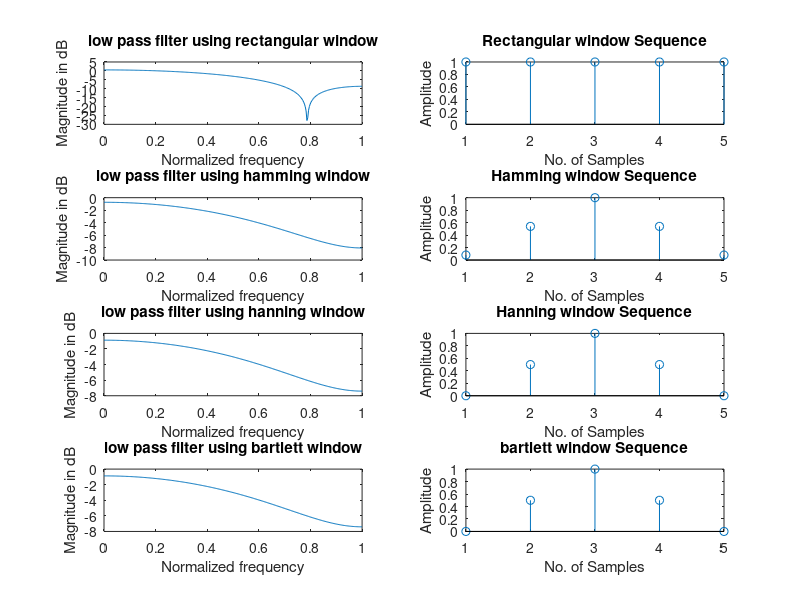

MATLAB code for this plot:
clc;
clear all;
close all;
wc=0.5*pi;

N = input('Enter the value of N=');
alpha = (N-1)/2;
eps = 0.001;
n = 0:1:N-1;
hd = sin(wc*(n-alpha+eps))./(pi*(n-alpha+eps));

wr = boxcar(N);
wh=hamming(N);
wn=hanning(N);
wt=bartlett(N);
hn = hd.*wr';
hn1=hd.*wh';
hn2=hd.*wn';
hn3=hd.*wt';
w = 0:0.01:pi;
h = freqz(hn,1,w);
h1 = freqz(hn1,1,w);
h2 = freqz(hn2,1,w);
h3=freqz(hn3,1,w);
subplot(4,2,1);
plot(w/pi,10*log10(abs(h)));
title('low pass filter using rectangular window');
xlabel('Normalized frequency');
ylabel('Magnitude in dB');
subplot(4,2,2);
stem(wr);
title('Rectangular window Sequence');
xlabel('No. of Samples');
ylabel('Amplitude');
subplot(4,2,3);
plot(w/pi,10*log10(abs(h1)));
title('low pass filter using hamming window');
xlabel('Normalized frequency');
ylabel('Magnitude in dB');
subplot(4,2,4);
stem(wh);
title('Hamming window Sequence');
xlabel('No. of Samples');
ylabel('Amplitude');
subplot(4,2,5);
plot(w/pi,10*log10(abs(h2)));
title('low pass filter using hanning window');
xlabel('Normalized frequency');
ylabel('Magnitude in dB');
subplot(4,2,6);
stem(wn);
title('Hanning window Sequence');
xlabel('No. of Samples');
ylabel('Amplitude');
subplot(4,2,7);
plot(w/pi,10*log10(abs(h2)));
title('low pass filter using bartlett window');
xlabel('Normalized frequency');
ylabel('Magnitude in dB');
subplot(4,2,8);
stem(wt);
title('bartlett window Sequence');
xlabel('No. of Samples');
ylabel('Amplitude');